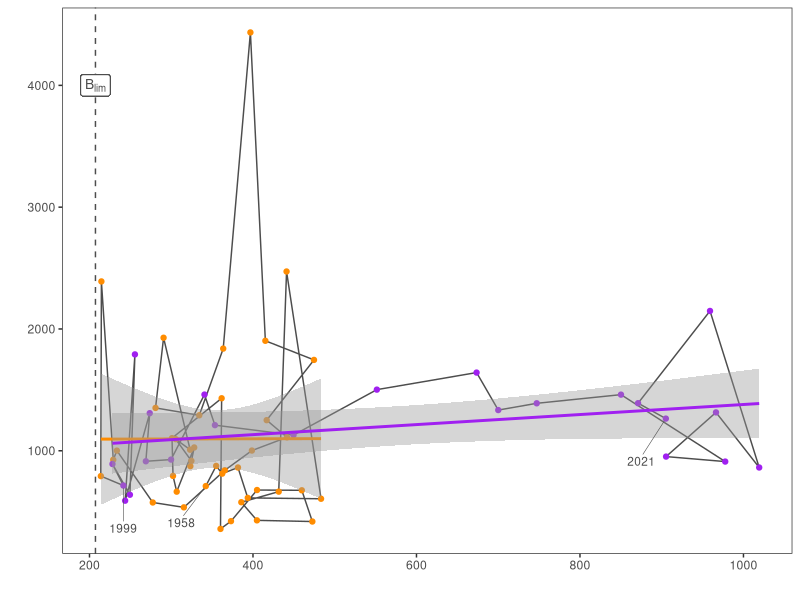

Source code (R): (Note: this script raises an error after producing the figure.)
setwd("~/Desktop/Courses/1_Advanced fisheries science/Paper/All_data/Stock_Assessment_Data_2021")

library(readr)
library(tidyverse)
library(ggrepel)
library(readxl)
library(patchwork)
library(cowplot)
library(segmented)
library(strucchange)

#colors
# "green4"
# "steelblue3"
# "darkorange"
# "purple"

#1.Plaice ----
#Stock assessment:
#SSB in billions
#Recruitment in billions 

plaice <- read.csv("SA_plaice_2021.csv", 
                   sep = ",")

plaice$SSB_lag <- lag(plaice$SSB)

#remove first year, is now NA
plaice <- plaice[-1,]

plaice <- arrange (plaice, SSB_lag)

#1.1.Segmented ----
mean(plaice$SSB_lag, na.rm = T) 
seg_plaice <- segmented::segmented(lm(R_1 ~SSB_lag, data = plaice), seg.Z =  ~SSB_lag, psi = mean(plaice$SSB_lag, na.rm = T))
summary(seg_plaice)
summary(seg_plaice)$psi
coef_plaice <-c(seg_plaice$fitted.values)
brpt_plaice <- seg_plaice$psi[2]  #227462.3 --> regime 1 up to 1998/ period 2 from 1999 on
brpt_ste_plaice <- seg_plaice$psi[3]


#plot
plaice <- read.csv("SA_plaice_2021.csv", 
                   sep = ",")

plaice$SSB_lag <- lag(plaice$SSB)

#remove first year, is now NA
plaice <- plaice[-1,]

#color regimes
color_regimes_plaice <- NULL
color_regimes_plaice[plaice$Year %in% c(1958:1998)] <- "darkorange"
color_regimes_plaice[plaice$Year %in% c(1999:2021)] <- "purple"
plaice$color_regimes_plaice <- color_regimes_plaice

SRR_plaice_1 <-
  ggplot(data = plaice, aes(x = SSB_lag/1000, y = R_1/1000))+
  geom_path( data = plaice,col = "grey30")+
  geom_point(data = plaice, col = plaice$color_regimes_plaice)+
  geom_smooth(data = plaice[plaice$Year<1999,],mapping=aes(x = SSB_lag/1000, y = R_1/1000), col = "darkorange", method = "lm")+
  geom_smooth(data = plaice[plaice$Year>=1999,],mapping=aes(x = SSB_lag/1000, y = R_1/1000), col = "purple", method = "lm")+
  
    geom_text_repel(data = plaice[1, ], aes(label = Year), #1958
                  point.padding = 0.2,nudge_y = -300, nudge_x = -30, size=3,col="gray30", segment.size =0.2 )+
    geom_text_repel(data = plaice[42, ], aes(label = Year), #2013
                    point.padding = 0.2,nudge_y = -350, nudge_x = -0.1, size=3,col="gray30", segment.size =0.2 )+
    geom_text_repel(data = plaice[64, ], aes(label = Year), #2021
                  point.padding = 0.2,nudge_y = -350, nudge_x = -30, size=3,col="gray30", segment.size =0.2 )+
  geom_vline(xintercept = 207288/1000, linetype="dashed",color="gray30")+#Blim
  geom_label(x = 207288/1000, y = 4000, label = expression("B"[lim]), color="gray30", size = 3.5, fontface = "bold")+
  scale_color_manual(values  = "black")+
  xlab("")+ylab("")+
  theme_test()
SRR_plaice_1



#2.Hake ----
#Stock assessment:
#SSB in 1000 t
#Recruitment in millions 

hake <- read.csv("SA_hake_2021.csv", sep = ",")

hake <- arrange(hake, SSB)

#2.1.Segmented negative binomial ----
library(MASS)
hake_negbi <- glm.nb(R_0 ~ SSB, data = hake)
summary(hake_negbi)

mean(hake$SSB, na.rm = TRUE)
seg_hake_negbi <- segmented::segmented(glm.nb(R_0 ~ SSB, data = hake), seg.Z =  ~SSB, psi = mean(hake$SSB, na.rm = TRUE))
summary(seg_hake_negbi)
summary(seg_hake_negbi)$psi #43908

coef_hake_negbi <-c(seg_hake_negbi$fitted.values)
brpt_hake_negbi <- seg_hake_negbi$psi[2] #43908  --> 1988
brpt_ste_hake_negbi <- seg_hake_negbi$psi[3]



#plot
hake <- read.csv("SA_hake_2021.csv", sep = ",")

#color regimes years
color_regimes_hake <- NULL
color_regimes_hake[hake$Year %in% c(1978:1987)] <- "darkorange"
color_regimes_hake[hake$Year %in% c(1988:2021)] <- "purple"
hake$color_regimes_hake <- color_regimes_hake

SRR_hake_1 <-
  ggplot(data = hake, aes(x = SSB/1000, y = R_0/1000))+
  geom_path( data = hake,col = "grey30")+
  geom_point(data = hake, col = hake$color_regimes_hake)+
  geom_smooth(data = hake[hake$Year<1988,],mapping=aes(x = SSB/1000, y = R_0/1000), col = "darkorange", method = "lm")+
  geom_smooth(data = hake[hake$Year>=1988,],mapping=aes(x = SSB/1000, y = R_0/1000), col = "purple", method = "lm")+
  
  geom_text_repel(data = hake[1, ], aes(label = Year), #1978
                  point.padding = 0.2,nudge_y = -50, nudge_x = -20, size=3,col="gray30", segment.size =0.2 )+
  geom_text_repel(data = hake[11, ], aes(label = Year), #1988
                  point.padding = 0.2,nudge_y = 150, nudge_x = -10, size=3,col="gray30", segment.size =0.2 )+
  geom_text_repel(data = hake[44, ], aes(label = Year), #2021
                  point.padding = 0.2,nudge_y = -50, nudge_x = -10, size=3,col="gray30", segment.size =0.2 )+
  geom_vline(xintercept = 40000/1000, linetype="dashed",color="gray30")+#Blim
  geom_label(x = 40000/1000, y = 750, label = expression("B"[lim]), color="gray30", size = 3.5, fontface = "bold")+
  scale_color_manual(values  = "black")+
  xlab("")+ylab("")+
  theme_test()
SRR_hake_1


#3.Herring ----

#Stock assessment:
#SSB in million t
#Recruitment in billions 
herring <-read.csv("SA_herring_2021.csv", sep = ",")


#delete unneeded columns
herring <- herring[,-c(8:11)]
herring <- arrange(herring,SSB)

#3.1.Segmented----
mean(herring$SSB, na.rm = T) 
seg_herring <- segmented::segmented(lm(R_0 ~ SSB, data = herring), seg.Z =  ~SSB, psi = mean(herring$SSB, na.rm = T))
summary(seg_herring)
summary(seg_herring)$psi
coef_herring <-c(seg_herring$fitted.values)
brpt_herring <- seg_herring$psi[2]  #599661.6 --> regime 1 up to 1983/ period 2 from 1984 on
brpt_ste_herring <- seg_herring$psi[3]


#plot
herring <-read.csv("SA_herring_2021.csv", sep = ",")

#color regimes
color_regimes_herring <- NULL
color_regimes_herring[herring$Year %in% c(1947:1982)] <- "darkorange"
color_regimes_herring[herring$Year %in% c(1983:2021)] <- "purple"
herring$color_regimes_herring <- color_regimes_herring


SRR_herring_1 <-
  ggplot(data = herring, aes(x = SSB/1000, y = R_0/1000000))+
  geom_path( data = herring,col = "grey30")+
  geom_point(data = herring, col = herring$color_regimes_herring)+
  geom_smooth(data = herring[herring$Year<1983,],mapping=aes(x = SSB/1000, y = R_0/1000000), col = "darkorange", method = "lm")+
  geom_smooth(data = herring[herring$Year>=1983,],mapping=aes(x = SSB/1000, y = R_0/1000000), col = "purple", method = "lm")+
  
  geom_text_repel(data = herring[1, ], aes(label = Year), #1947
                  point.padding = 0.2,nudge_y = -10, nudge_x = 0, size=3,col="gray30", segment.size =0.2 )+
  geom_text_repel(data = herring[37, ], aes(label = Year), #1983
                  point.padding = 0.2,nudge_y = 5, nudge_x = -350, size=3,col="gray30", segment.size =0.2 )+
  geom_text_repel(data = herring[75, ], aes(label = Year), #2021
                  point.padding = 0.2,nudge_y = 0, nudge_x = -400, size=3,col="gray30", segment.size =0.2 )+
  geom_vline(xintercept = 874198/1000, linetype="dashed",color="gray30")+#Blim
  geom_label(x = 874198/1000, y = 5, label = expression("B"[lim]), color="gray30", size = 3.5, fontface = "bold")+
  scale_color_manual(values  = "black")+
  xlab("")+ylab("")+
  theme_test()
SRR_herring_1



#4.Haddock ----
#Stock assessment:
#SSB in in 1000 t
#Recruitment in billions
haddock <- read.csv("SA_haddock_2021.csv", sep = ",")

haddock <- arrange(haddock, SSB)

#4.1.Strucchange----
bpts <- strucchange :: breakpoints(R_0 ~ SSB, data = haddock)

plot(bpts)
summary(bpts)  


opt_bpts <- function(x) {
  #x = bpts_sum$RSS["BIC",]
  n <- length(x)
  lowest <- vector("logical", length = n-1)
  lowest[1] <- FALSE
  for (i in 2:n) {
    lowest[i] <- x[i] < x[i-1] & x[i] < x[i+1]
  }
  out <- as.integer(names(x)[lowest])
  return(out)
}
bpts_sum <- summary(bpts)
opt_brks <- opt_bpts(bpts_sum$RSS["BIC",])
opt_brks #1
bpts2 <-strucchange :: breakpoints(bpts, breaks = opt_brks)
best_brk <- haddock$SSB[bpts2$breakpoints]

best_brk #138404
haddock$Year[bpts2$breakpoints] #--> year 1994



#plot
haddock <- read.csv("SA_haddock_2021.csv", sep = ",")

#color regimes
color_regimes_haddock <- NULL
color_regimes_haddock[haddock$Year %in% c(1972:1993)] <- "darkorange"
color_regimes_haddock[haddock$Year %in% c(1994:2021)] <- "purple"
haddock$color_regimes_haddock <- color_regimes_haddock

SRR_haddock_1 <-
  ggplot(data = haddock, aes(x = SSB/1000, R_0/1000000))+
  geom_path( data = haddock,col = "grey30")+
  geom_point(data = haddock, col = haddock$color_regimes_haddock)+
  geom_smooth(data = haddock[haddock$Year<1994,],mapping=aes(x = SSB/1000, R_0/1000000), col = "darkorange", method = "lm")+
  geom_smooth(data = haddock[haddock$Year>=1994,],mapping=aes(x = SSB/1000, R_0/1000000), col = "purple", method = "lm")+
  
  geom_text_repel(data = haddock[1, ], aes(label = Year), #1972
                  point.padding = 0.2,nudge_y = 0, nudge_x = 50, size=3,col="gray30", segment.size =0.2 )+
  geom_text_repel(data = haddock[23, ], aes(label = Year), #1994
                  point.padding = 0.2,nudge_y = 5, nudge_x = 0, size=3,col="gray30", segment.size =0.2 )+
  geom_text_repel(data = haddock[50, ], aes(label = Year), #2021
                  point.padding = 0.2,nudge_y = -9, nudge_x = 20, size=3,col="gray30", segment.size =0.2 )+
  geom_vline(xintercept = 94000/1000, linetype="dashed",color="gray30")+#Blim
  geom_label(x = 94000/1000, y = -8, label = expression("B"[lim]), color="gray30", size = 3.5, fontface = "bold")+
  scale_color_manual(values  = "black")+
  xlab("")+ylab("")+
  theme_test()
SRR_haddock_1

#5.Saithe ----
#Stock assessment:
#SSB in in 1000 t
#Recruitment in millions
saithe<- read.csv("SA_saithe_2021.csv", sep = ",")

#lag SSB 3 times 
saithe$SSB_lag <- lag(saithe$SSB)
saithe$SSB_lag <- lag(saithe$SSB_lag)
saithe$SSB_lag <- lag(saithe$SSB_lag)

saithe <- saithe[-c(1:3),]

saithe<-arrange(saithe, SSB_lag)

#5.1.Segmented----
mean(saithe$SSB_lag, na.rm = T) 
seg_saithe <- segmented::segmented(lm(R_3 ~ SSB_lag, data = saithe), seg.Z =  ~SSB_lag, psi = mean(saithe$SSB_lag, na.rm = T))
summary(seg_saithe)
summary(seg_saithe)$psi
coef_saithe <-c(seg_saithe$fitted.values)
brpt_saithe <- seg_saithe$psi[2]  #181259.4 --> regime 1 up to 2016/ period 2 from 2016 on
brpt_ste_saithe <- seg_saithe$psi[3]


#plot
saithe<- read.csv("SA_saithe_2021.csv", sep = ",")

#lag SSB 3 times 
saithe$SSB_lag <- lag(saithe$SSB)
saithe$SSB_lag <- lag(saithe$SSB_lag)
saithe$SSB_lag <- lag(saithe$SSB_lag)

saithe <- saithe[-c(1:3),]

#color regimes
color_regimes_saithe <- NULL
color_regimes_saithe[saithe$Year %in% c(1970:2015)] <- "darkorange"
color_regimes_saithe[saithe$Year %in% c(2016:2021)] <- "purple"
saithe$color_regimes_saithe <- color_regimes_saithe


SRR_saithe_1 <-
  ggplot(data = saithe, aes(x = SSB_lag/1000, y = R_3/1000))+
  geom_path( data = saithe,col = "grey30")+
  geom_point(data = saithe, col = saithe$color_regimes_saithe)+
  geom_smooth(data = saithe[saithe$Year<2016,],mapping=aes(x = SSB_lag/1000, y = R_3/1000), col = "darkorange", method = "lm")+
  geom_smooth(data = saithe[saithe$Year>=2016,],mapping=aes(x = SSB_lag/1000, y = R_3/1000), col = "purple", method = "lm")+
  
  geom_text_repel(data = saithe[1, ], aes(label = Year), #1970
                  point.padding = 0.2,nudge_y = 50, nudge_x = 0, size=3,col="gray30", segment.size =0.2 )+
  geom_text_repel(data = saithe[47, ], aes(label = Year), #2016
                  point.padding = 0.2,nudge_y = -40, nudge_x = -35, size=3,col="gray30", segment.size =0.2 )+
  geom_text_repel(data = saithe[52, ], aes(label = Year), #2021
                  point.padding = 0.2,nudge_y = -40, nudge_x = 40, size=3,col="gray30", segment.size =0.2 )+
  geom_vline(xintercept = 107297/1000, linetype="dashed",color="gray30")+#Blim
  geom_label(x = 107297/1000, y = 10, label = expression("B"[lim]), color="gray30", size = 3.5, fontface = "bold")+
  scale_color_manual(values  = "black")+
  xlab("")+ylab("")+
  theme_test()
SRR_saithe_1

#6.Cod ----
#Stock assessment:
#SSB in in 1000 t
#Recruitment in billions

cod <- read.csv("SA_cod_2021.csv", sep = ",")

cod <- cod %>% 
  mutate( SSB_lag = lag(SSB))
#remove NA year
cod <- cod[-1,]

cod <- arrange(cod,SSB )

#6.1.Segmented negative binomial----
library(MASS)
cod_negbi <- glm.nb(R_1 ~ SSB, data = cod)
summary(cod_negbi)

mean(cod$SSB, na.rm = TRUE)
seg_cod_negbi <- segmented::segmented(glm.nb(R_1 ~ SSB, data = cod), seg.Z =  ~SSB, psi = mean(cod$SSB, na.rm = TRUE))
summary(seg_cod_negbi)
summary(seg_cod_negbi)$psi #43908

coef_cod_negbi <-c(seg_cod_negbi$fitted.values)
brpt_cod_negbi <- seg_cod_negbi$psi[2] #117719.2 regime 1 up to 1980/ period 2 from 1980 on
brpt_ste_cod_negbi <- seg_cod_negbi$psi[3]


#plot
cod <- read.csv("SA_cod_2021.csv", sep = ",")

cod <- cod %>% 
  mutate( SSB_lag = lag(SSB))
#remove NA year
cod <- cod[-1,]

#color regimes
color_regimes_cod <- NULL
color_regimes_cod[cod$Year %in% c(1970:1979)] <- "darkorange"
color_regimes_cod[cod$Year %in% c(1980:2021)] <- "purple"
cod$color_regimes_cod <- color_regimes_cod


SRR_cod_1 <-
  ggplot(data = cod, aes(x = SSB_lag/1000, y = R_1/1000))+
  geom_path( data = cod,col = "grey30")+
  geom_point(data = cod, col = cod$color_regimes_cod)+
  geom_smooth(data = cod[cod$Year<1980,],mapping=aes(x = SSB_lag/1000, y = R_1/1000), col = "darkorange", method = "lm")+
  geom_smooth(data = cod[cod$Year>=1980,],mapping=aes(x = SSB_lag/1000, y = R_1/1000), col = "purple", method = "lm")+
  
  geom_text_repel(data = cod[1, ], aes(label = Year), #1964
                  point.padding = 0.2,nudge_y = -350, nudge_x = 0, size=3,col="gray30", segment.size =0.2 )+
  geom_text_repel(data = cod[17, ], aes(label = Year), #1980
                  point.padding = 0.2,nudge_y = 0, nudge_x = -25, size=3,col="gray30", segment.size =0.2 )+
  geom_text_repel(data = cod[58, ], aes(label = Year), #2021
                  point.padding = 0.2,nudge_y = -350, nudge_x = 0, size=3,col="gray30", segment.size =0.2 )+
  geom_vline(xintercept = 69841/1000, linetype="dashed",color="gray30")+#Blim
  geom_label(x = 69841/1000, y = -250, label = expression("B"[lim]), color="gray30", size = 3.5, fontface = "bold")+
  scale_color_manual(values  = "black")+
  xlab("")+ylab("")+
  theme_test()
SRR_cod_1



# without sprat and pout 
SRR_plaice_1 + SRR_hake_1 + SRR_herring_1 + SRR_haddock_1 + SRR_saithe_1  + SRR_cod_1 + plot_layout(ncol =2)
